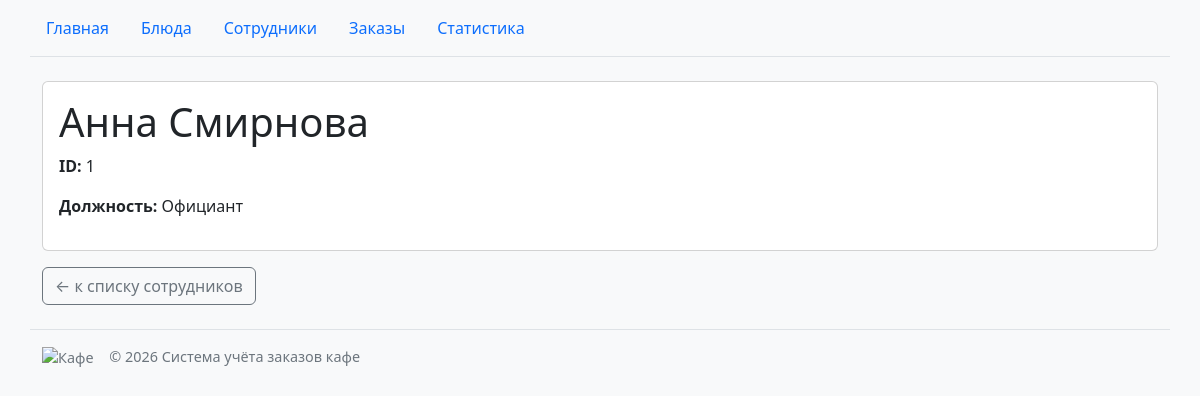
The page /employees/1/ on the database its author committed.
### employees/models.py (models this page shows, shortened)
class Employee(models.Model):
    name = models.CharField("Имя", max_length=200)
    position = models.CharField("Должность", max_length=100)
    class Meta:
        verbose_name = "Сотрудник"
        verbose_name_plural = "Сотрудники"

### employees/views.py (the view)
# urls.py: path("<int:employee_id>/", views.employee_detail, name="detail"),
def employee_detail(request, employee_id):
    employee = Employee.objects.filter(pk=employee_id).first()
    return render(
        request,
        "employees/employee_detail.html",
        {"employee": employee},
        status=404 if employee is None else 200,
    )

### cafe/context_processors.py (called while the page is built)
def cafe_info(request):
    return {"cafe_name": "Система учёта заказов кафе"}

### employees/templates/employees/employee_detail.html (shortened to what this page needs)
{% extends "base.html" %}
{% block content %}
{% if employee %}
<div class="card">
    <div class="card-body">
        <h1 class="card-title">{{ employee.name }}</h1>
        <p><strong>ID:</strong> {{ employee.id }}</p>
        <p><strong>Должность:</strong> {{ employee.position }}</p>
    </div>
</div>
{% else %}
<h1 class="text-danger">Сотрудник не найден</h1>
<p>Сотрудник с указанным идентификатором отсутствует.</p>
{% endif %}
<a href="{% url 'employees:list' %}" class="btn btn-outline-secondary mt-3">
    ← к списку сотрудников
</a>
{% endblock %}

### homepage/static/homepage/css/style.css (style rules this page uses)
body { background-color: #f8f9fa; }

### rows shown on the page
Employee: name "Анна Смирнова", id "1", position "Официант"

### other values the page prints
{{ cafe_name }} "Система учёта заказов кафе"
